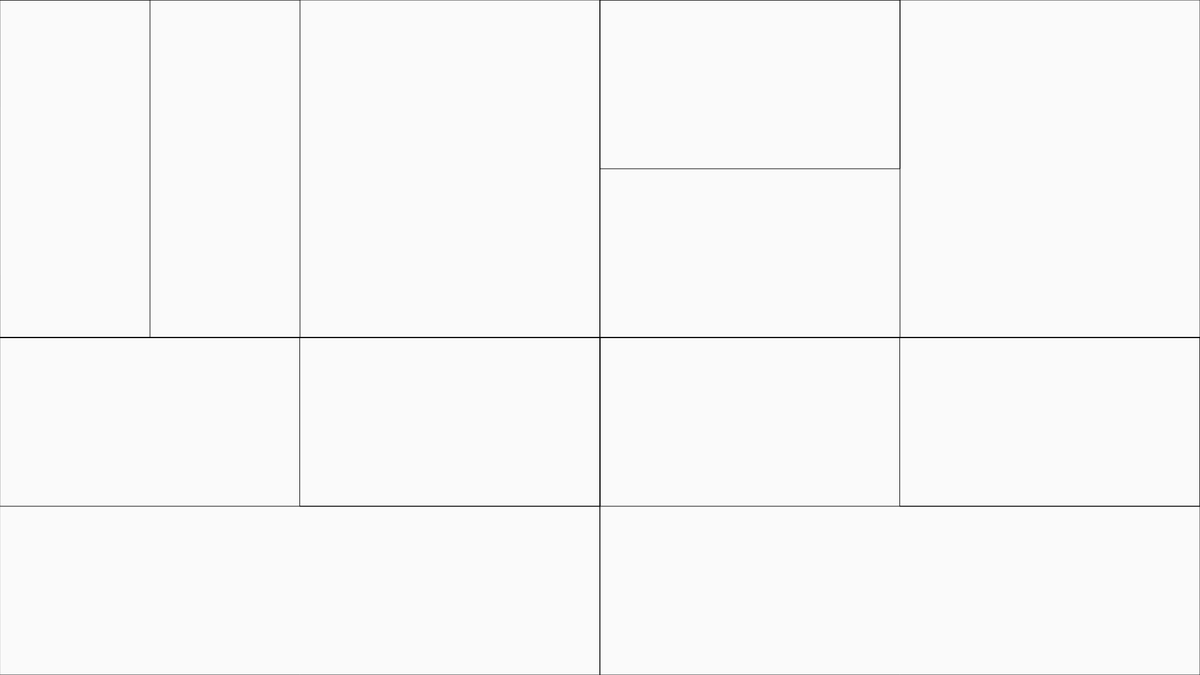
Frame 1 (no input)
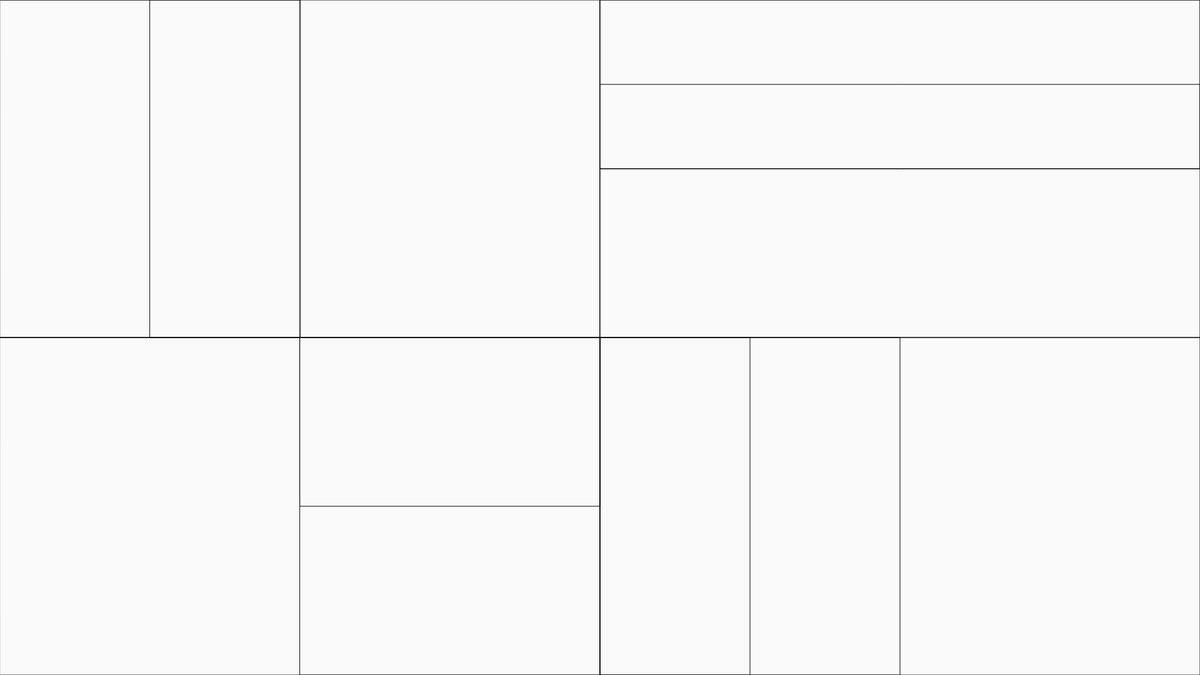
Frame 2 (the mouse pressed at the canvas centre, redrawn once)

The p5.js sketch that drew these frames (run headless with seeded random() and noise() and a simulated clock; the mouse was pressed at the canvas centre and the sketch redrawn once):

// p5.js sketch
// ── sketch.js
let g;

function setup() {
  createCanvas(1920, 1080);
  background(250);
  noLoop();
}

function draw() {
  background(250);
  grid(0, 0, width / 2, height / 2, 0);
  grid(width / 2, 0, width / 2, height / 2, 0);
  grid(width / 2, height / 2, width / 2, height / 2, 0);
  grid(0, height / 2, width / 2, height / 2, 0);
}

function grid(x, y, w, h, depth) {
  const limit = 2;
  noFill();
  rect(x, y, w, h);
  if (depth < limit) {
    depth++;
    if (random() > 0.5) {
      w /= 2;
      if (random() > 0.5) x += w;
    } else {
      h /= 2;
      if (random() > 0.5) y += h;
    }
    grid(x, y, w, h, depth);
  }
}
